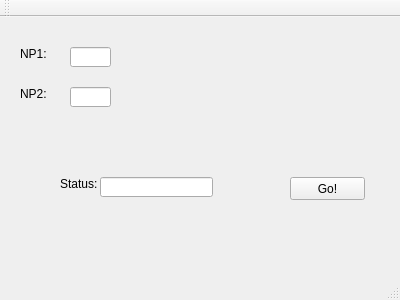
<?xml version="1.0" encoding="UTF-8"?>
<ui version="4.0">
 <class>MainWindow</class>
 <widget class="QMainWindow" name="MainWindow">
  <property name="geometry">
   <rect>
    <x>0</x>
    <y>0</y>
    <width>400</width>
    <height>300</height>
   </rect>
  </property>
  <property name="windowTitle">
   <string>MainWindow</string>
  </property>
  <widget class="QWidget" name="centralWidget">
   <widget class="QLineEdit" name="lineEditNP1">
    <property name="geometry">
     <rect>
      <x>70</x>
      <y>30</y>
      <width>41</width>
      <height>20</height>
     </rect>
    </property>
   </widget>
   <widget class="QLineEdit" name="lineEditNP2">
    <property name="geometry">
     <rect>
      <x>70</x>
      <y>70</y>
      <width>41</width>
      <height>20</height>
     </rect>
    </property>
   </widget>
   <widget class="QPushButton" name="pushButtonGO">
    <property name="geometry">
     <rect>
      <x>290</x>
      <y>160</y>
      <width>75</width>
      <height>23</height>
     </rect>
    </property>
    <property name="text">
     <string>Go!</string>
    </property>
   </widget>
   <widget class="QLineEdit" name="lineStatus">
    <property name="geometry">
     <rect>
      <x>100</x>
      <y>160</y>
      <width>113</width>
      <height>20</height>
     </rect>
    </property>
   </widget>
   <widget class="QLabel" name="label">
    <property name="geometry">
     <rect>
      <x>20</x>
      <y>30</y>
      <width>47</width>
      <height>13</height>
     </rect>
    </property>
    <property name="text">
     <string>NP1:</string>
    </property>
   </widget>
   <widget class="QLabel" name="label_2">
    <property name="geometry">
     <rect>
      <x>20</x>
      <y>70</y>
      <width>47</width>
      <height>13</height>
     </rect>
    </property>
    <property name="text">
     <string>NP2:</string>
    </property>
   </widget>
   <widget class="QLabel" name="label_3">
    <property name="geometry">
     <rect>
      <x>60</x>
      <y>160</y>
      <width>47</width>
      <height>13</height>
     </rect>
    </property>
    <property name="text">
     <string>Status:</string>
    </property>
   </widget>
  </widget>
  <widget class="QMenuBar" name="menuBar">
   <property name="geometry">
    <rect>
     <x>0</x>
     <y>0</y>
     <width>400</width>
     <height>21</height>
    </rect>
   </property>
  </widget>
  <widget class="QToolBar" name="mainToolBar">
   <attribute name="toolBarArea">
    <enum>TopToolBarArea</enum>
   </attribute>
   <attribute name="toolBarBreak">
    <bool>false</bool>
   </attribute>
  </widget>
  <widget class="QStatusBar" name="statusBar"/>
 </widget>
 <layoutdefault spacing="6" margin="11"/>
 <resources/>
 <connections/>
</ui>
